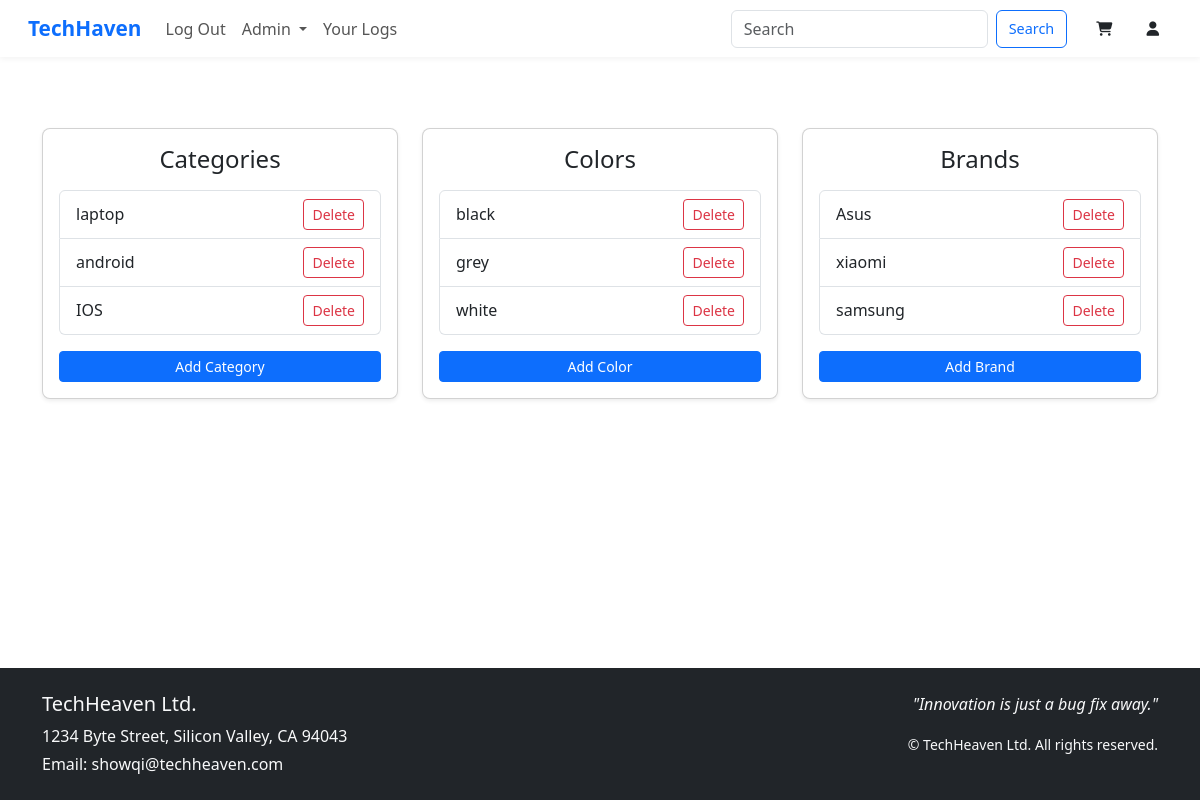
Before: /categories-colors/list/ (signed in) with the older database file.
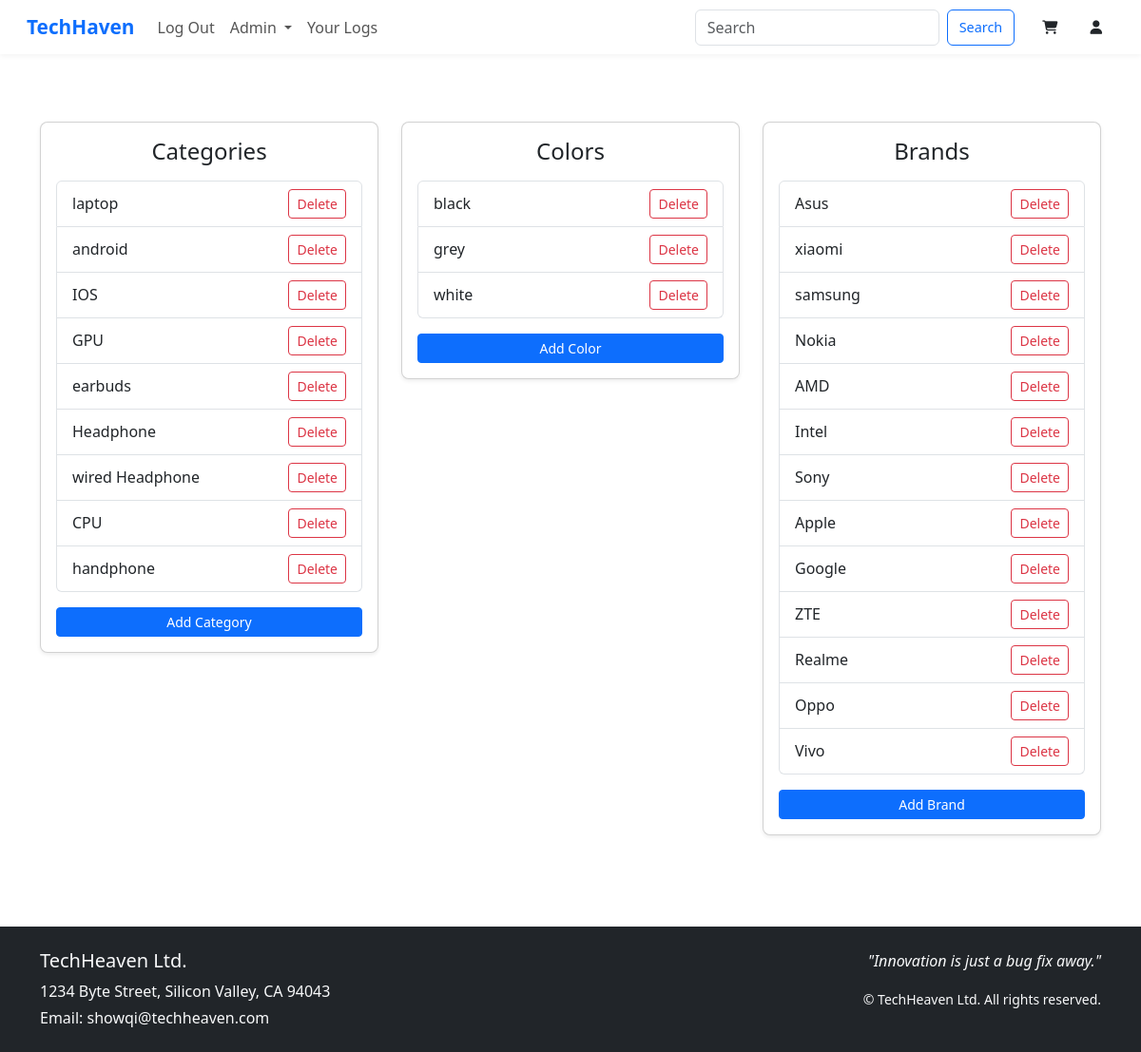
After: the same page with the newer database file.
### products/models.py (models this page shows, shortened)
class Category(models.Model):
    id = models.UUIDField(primary_key=True, default=uuid.uuid4, editable=False)
    name= models.CharField(max_length=100, unique=True)

class Color(models.Model):
    id = models.UUIDField(primary_key=True, default=uuid.uuid4, editable=False)
    name = models.CharField(max_length=50, unique=True)

class Brand(models.Model):
    id=models.UUIDField(primary_key=True,default=uuid.uuid4,editable=False)
    brand_name=models.CharField(max_length=100,blank=True,null=True)

### products/views.py (the view)
# urls.py: path('categories-colors/list/', list_categories_and_colors, name='list_categories_and_colors'),
@admin_required
def list_categories_and_colors(request):
    categories = Category.objects.all()
    colors = Color.objects.all()
    brands=Brand.objects.all()
    return render(request, 'products/list.html', {'categories': categories, 'colors': colors,'brands':brands})

### products/templates/products/list.html (shortened to what this page needs)
{% extends "layout.html" %}
{% block content %}
<div class="container py-5">
  <div class="row g-4">
    <div class="col-md-4">
      <div class="card shadow-sm rounded-3">
        <div class="card-body">
          <h4 class="card-title text-center mb-3">Categories</h4>
          <ul class="list-group mb-3">
            {% for category in categories %}
              <li class="list-group-item d-flex justify-content-between align-items-center">
                {{ category.name }}
                <form method="POST" action="{% url 'delete_category' category.id %}" class="d-inline">
                  <button type="submit" class="btn btn-sm btn-outline-danger">Delete</button>
                </form>
              </li>
            {% empty %}
              <li class="list-group-item text-muted text-center">No categories found</li>
            {% endfor %}
          </ul>
          <a href="{% url 'category_add' %}" class="btn btn-sm btn-primary w-100">Add Category</a>
        </div>
      </div>
    </div>
    <div class="col-md-4">
      <div class="card shadow-sm rounded-3">
        <div class="card-body">
          <h4 class="card-title text-center mb-3">Colors</h4>
          <ul class="list-group mb-3">
            {% for color in colors %}
              <li class="list-group-item d-flex justify-content-between align-items-center">
                {{ color.name }}
                <form method="POST" action="{% url 'delete_color' color.id %}" class="d-inline">
                  <button type="submit" class="btn btn-sm btn-outline-danger">Delete</button>
                </form>
              </li>
            {% empty %}
              <li class="list-group-item text-muted text-center">No colors found</li>
            {% endfor %}
          </ul>
          <a href="{% url 'color_add' %}" class="btn btn-sm btn-primary w-100">Add Color</a>
        </div>
      </div>
    </div>
    <div class="col-md-4">
      <div class="card shadow-sm rounded-3">
        <div class="card-body">
          <h4 class="card-title text-center mb-3">Brands</h4>
          <ul class="list-group mb-3">
            {% for brand in brands %}
              <li class="list-group-item d-flex justify-content-between align-items-center">
                {{ brand.brand_name }}
                <form method="POST" action="{% url 'delete_brand' brand.id %}" class="d-inline">
                  <button type="submit" class="btn btn-sm btn-outline-danger">Delete</button>
                </form>
              </li>
            {% empty %}
              <li class="list-group-item text-muted text-center">No brands found</li>
            {% endfor %}
          </ul>
          <a href="{% url 'add_brand' %}" class="btn btn-sm btn-primary w-100">Add Brand</a>
        </div>
      </div>
    </div>
  </div>
</div>
{% endblock %}

### accounts/templates/layout.html (shortened to what this page needs)
<!DOCTYPE html>
<html>
  <head>
    <link
      href="https://cdn.jsdelivr.net/npm/bootstrap@5.3.6/dist/css/bootstrap.min.css"
      rel="stylesheet"
    />
    <link
      rel="stylesheet"
      href="https://cdnjs.cloudflare.com/ajax/libs/font-awesome/6.7.2/css/all.min.css"
    />
  </head>
  <body>
    <nav class="navbar navbar-expand-lg fixed-top">
      <div class="container-fluid">
        <a class="navbar-brand" href="{% url 'product_list' %}">TechHaven</a>
        <div class="collapse navbar-collapse" id="navbarSupportedContent">
          <ul class="navbar-nav me-auto mb-2 mb-lg-0">
            {% if user.is_authenticated %}
              <li class="nav-item">
                <a class="nav-link" href="{% url 'logout' %}">Log Out</a>
              </li>
            {% endif %}
            {% if user.role == "ADMIN" %}
              <li class="nav-item dropdown">
                <a
                  class="nav-link dropdown-toggle"
                  href="#"
                  role="button"
                  data-bs-toggle="dropdown"
                  aria-expanded="false"
                >
                  Admin
                </a>
              </li>
            {% endif %}
            {% if user.is_authenticated %}
              <li class="nav-item">
                <a href="{% url 'my_account' user.id %}" class="nav-link">Your Logs</a>
              </li>
            {% endif %}
          </ul>
          <form class="d-flex me-3" role="search" method="GET" action="{% url 'search' %}">
            <input
              class="form-control me-2"
              type="search"
              placeholder="Search"
              aria-label="Search"
              value="{{ q }}"
              name="q"
            />
            <button class="btn btn-outline-primary" type="submit">Search</button>
          </form>
          <a href="{% url 'view_cart' %}" class="btn me-2">
            <i class="fa-solid fa-cart-shopping"></i>
          </a>
          <a class="btn" href="{% url 'profile_detail' %}">
            <i class="fa-solid fa-user"></i>
          </a>
        </div>
      </div>
    </nav>
    <div class="container-lg">
      <div class="row justify-content-center">
        {% block content %}
        {% endblock %}
      </div>
    </div>
    {% if user.is_authenticated %}
      <footer class="bg-dark text-light py-4 mt-5">
        <div class="container">
          <div class="row">
            <div class="col-md-6">
              <h5>TechHeaven Ltd.</h5>
              <p class="mb-1">1234 Byte Street, Silicon Valley, CA 94043</p>
              <p class="mb-0">Email: showqi@techheaven.com</p>
            </div>
            <div class="col-md-6 text-md-end mt-3 mt-md-0">
              <p class="fst-italic">"Innovation is just a bug fix away."</p>
              <small>&copy; {{ now|date:"Y" }} TechHeaven Ltd. All rights reserved.</small>
            </div>
          </div>
        </div>
      </footer>
    {% endif %}
  </body>
</html>

### accounts/templates/layout.html (style rules this page uses)
html, body { height: 100%; margin: 0; }
body { display: flex; flex-direction: column; min-height: 100vh; }
.container-lg { flex: 1; margin-top: 80px; }
footer { margin-top: auto; }
.navbar { background-color: #ffffff; box-shadow: 0 2px 6px rgba(0, 0, 0, 0.05); padding: 0.5rem 1rem; }
.navbar-brand { font-weight: bold; font-size: 1.3rem; color: #0d6efd !important; }
.nav-link { color: #555 !important; font-weight: 500; transition: color 0.2s ease-in-out; }
.navbar .btn { font-size: 0.9rem; }

Changed rows visible on the page:
added Category: name "GPU"
added Category: name "earbuds"
added Category: name "Headphone"
added Category: name "wired Headphone"
added Category: name "CPU"
added Category: name "handphone"
added Brand: brand_name "Nokia"
added Brand: brand_name "AMD"
added Brand: brand_name "Intel"
added Brand: brand_name "Sony"
added Brand: brand_name "Apple"
added Brand: brand_name "Google"
added Brand: brand_name "ZTE"
added Brand: brand_name "Realme"
added Brand: brand_name "Oppo"
added Brand: brand_name "Vivo"
